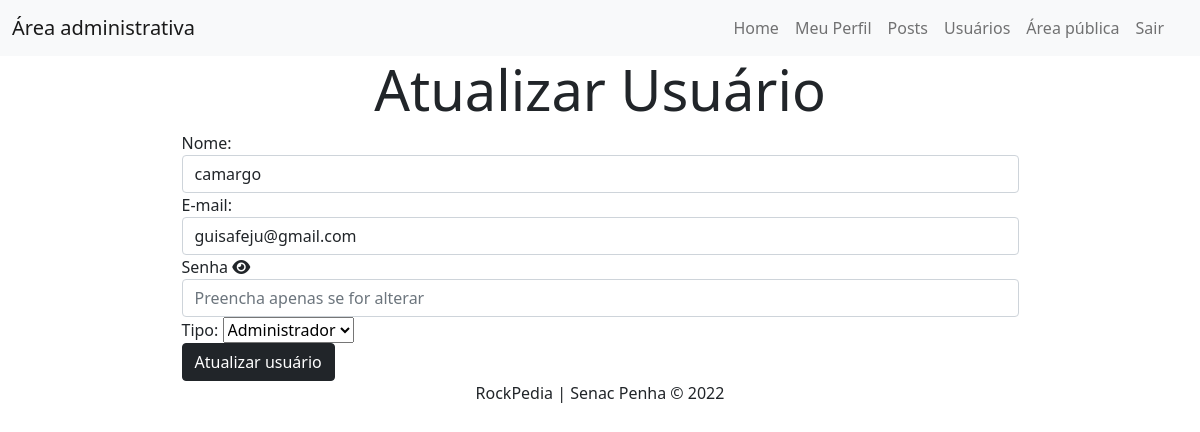
Screenshot of /admin/usuario-atualiza.php?id=4 (signed in) with the database file from the repository.
### tables this page shows
CREATE TABLE `usuarios` (
  `id` smallint(6) NOT NULL,
  `nome` varchar(45) NOT NULL,
  `email` varchar(40) NOT NULL,
  `senha` varchar(255) NOT NULL,
  `tipo` enum('admin','editor') NOT NULL
);

### includes/funcoes-usuarios.php (called while the page is built, shortened)
<?php
function lerUmUsuario(mysqli $conexao, int $id): array
{
    $sql = "SELECT id, nome, email, senha, tipo FROM usuarios WHERE id = $id";
    $resultado = mysqli_query($conexao, $sql) or die(mysqli_error($conexao));
    return mysqli_fetch_assoc($resultado);
}

### admin/usuario-atualiza.php (the view, shortened to what this page needs)
<?php
require "../includes/funcoes-usuarios.php";
require "../includes/header-admin.php";
$id = filter_input(INPUT_GET, 'id', FILTER_SANITIZE_NUMBER_INT);
$usuario = lerUmUsuario($conexao, $id);
?>
<h2 class="text-center display-4">Atualizar Usuário</h2>
<form class="mx-auto w-75" action="" method="post" id="form-atualizar" name="form-atualizar">
    <div class="form-group">
        <label for="nome">Nome:</label>
        <input class="form-control" required type="text" id="nome" name="nome" value="<?= $usuario['nome'] ?>">
    </div>
    <div class="form-group">
        <label for="email">E-mail:</label>
        <input class="form-control" required type="email" id="email" name="email" value="<?= $usuario['email'] ?>">
    </div>
    <div class="form-group">
        <label for="nova-senha">Senha</label>
        <i class="fa-solid fa-eye senha1"></i>
        <input class="form-control" type="password" id="senha" name="senha" placeholder="Preencha apenas se for alterar">
    </div>
    <div class="form-group">
        <label for="tipo">Tipo:</label>
        <select class="custom-select" name="tipo" id="tipo" required>
            <option <?php if ($usuario['tipo'] == 'admin') {
                        echo " selected ";
                    } ?> value="admin">Administrador</option>
        </select>
    </div>
    <button class="btn btn-dark" name="atualizar">Atualizar usuário</button>
</form>
<?php
require "../includes/footer-admin.php";
?>

### style.css (style rules this page uses)
*, *::after, *::before { box-sizing: border-box; }

### rows the page displays
usuarios: nome "camargo", email "guisafeju@gmail.com", tipo "Administrador"
